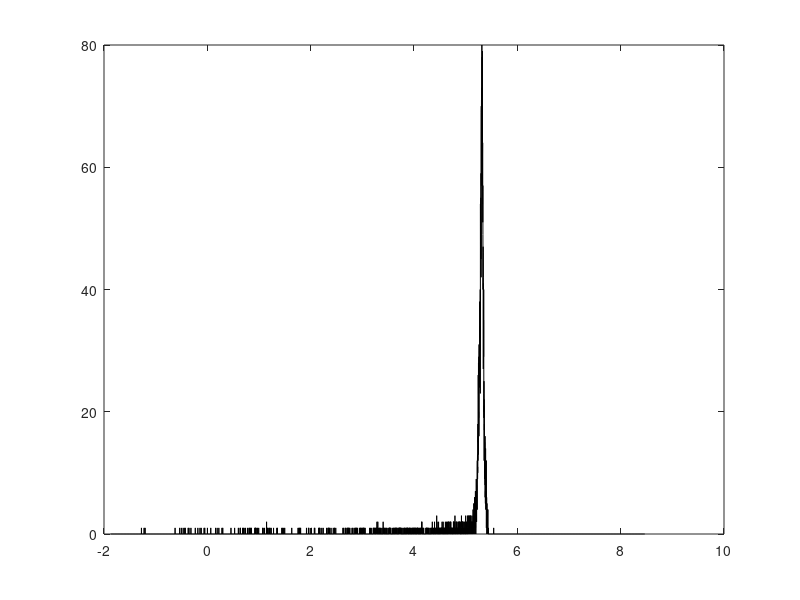

MATLAB code to generate this figure: (Note: this script raises an error after producing the figure.)
format shortg

data1=importdata('0_5fine100xcourse6Torr.dat');
data2=importdata('0_5fine100xcourse8Torr.dat');
data3=importdata('0_5fine100xcourse12Torr.dat');
data4=importdata('0_5fine100xcourse25Torr.dat');
data5=importdata('0_5fine100xcourse46Torr.dat');
data6=importdata('0_5fine100xcourse102Torr.dat');
data7=importdata('0_5fine100xcourse149Torr.dat');
data8=importdata('0_5fine100xcourse199Torr.dat');
data9=importdata('0_5fine100xcourse299Torr.dat');
data10=importdata('0_5fine100xcourse348Torr.dat');
data11=importdata('0_5fine100xcourse405Torr.dat');
data12=importdata('0_5fine100xcourse449Torr.dat');

counts_data=[data1(:,2) data2(:,2) data3(:,2) data4(:,2) data5(:,2) data6(:,2) data7(:,2) data8(:,2) data9(:,2) data10(:,2) data11(:,2) data12(:,2)];

channel=data1(:,1);
p1 =    0.001262  ; %calibration parameters
p2 =      -1.871  ;
energy=p1*channel+p2;

subtract1=data1(:,2);
subtract11=data11(:,2);

for i=1:11
    channel=data1(:,1);
    counts=counts_data(:,i);
    plot(energy,counts,'k')
    hold on
    f = fit(channel,counts,'gauss1');
    lowerbound=max(round(f.b1-5*f.c1),1);
    upperbound=round(f.b1+5*f.c1);
    channel=channel(lowerbound:upperbound);
    counts=counts(lowerbound:upperbound);
    if i<6
        subtract_counts=subtract11(lowerbound:upperbound);
    else
        subtract_counts=subtract1(lowerbound:upperbound);
    end
    int_counts(i)=sum(counts)-sum(subtract_counts);
    [f gof] = fit(channel,counts,'gauss1');
    peakloc(i)=f.b1;
    peakloc_err(i)=f.c1/sqrt(2);
    adjrsq(i)=gof.adjrsquare;
end

pressure=[6 8 12 25 46 102 149 199 299 348 405];

plot(pressure,int_counts,'ko')


output=[peakloc' peakloc_err' pressure' adjrsq']

%%%%%%%%%% plot and fit energy vs. pressure %%%%%%%
p1 =    0.001262  ;
p1_err=max(p1-0.001193, 0.00133-p1);
p2 =      -1.871  ;
p2_err=max(p2-(-2.27), -1.473-p2);

for i=1:11
    channel=output(i,1);
    channel_err=output(i,2);
    energy(i)=p1*channel+p2;
    energy_err(i)=sqrt((p1*channel_err)^2+(channel*p1_err)^2+(p2_err)^2);
    weights(i)=1/energy_err(i)^2;
end
% ploterr(pressure,energy,[],energy_err,'ko')
% hold on


% f=fit(pressure',energy','poly2','Weights',weights)
% 
% %%%%%%%% find dE/dP %%%%%%
% p1=f.p1;
% p1_err=max(p1-(-1.705e-05), -1.111e-05-p1);
% p2=f.p2;
% p2_err=max(p2-(-0.007714), -0.005093-p2);

% for i=1:12
%     dEdP(i)=2*p1*pressure(i)+p2;
%     dEdP_err(i)=sqrt((2*pressure(i)*p1_err)^2+(p2_err)^2);
% end
% 
% ploterr(pressure,-dEdP,[],dEdP_err,'k.')
% %%%%%%%% find -dE/dx %%%%%%%%
%%%%%%%% assume r=5.5cm %%%%%%%
r=5.5;
% 
% for i=1:12
%     neg_dEdx(i)=dEdP(i)*2*pressure(i)/r;
%     neg_dEdx_err(i)=dEdP_err(i)*2*pressure(i)/r;
% end
% plot(energy,neg_dEdx,'ko')

%%%%%% above failed...try range instead, remember to RESET constant c NOT to zero %%%%%%
fun = @(E,P,c) - c*E./(P.*log((10^5)*E));

    %%%% input is MeV and Torr %%
    %% convert to SI units so output is m!! %%
MeV2J=1.6e-13;
Torr2Pa=133;
c=7.01513e46;
for i=1:11
    range(i) = integral(@(x)fun(x,pressure(i)*Torr2Pa,c),5.486*MeV2J,energy(i)*MeV2J);
    upperbound = integral(@(x)fun(x,pressure(i)*Torr2Pa,c),5.486*MeV2J,(energy(i)+energy_err(i))*MeV2J);
    lowerbound = integral(@(x)fun(x,pressure(i)*Torr2Pa,c),5.486*MeV2J,(energy(i)-energy_err(i))*MeV2J);
    range_err(i)=max(abs(upperbound-range(i)),abs(range(i)-lowerbound));
end

% MeV2J=1;
% Torr2Pa=1;
% c=1;
% for i=1:12
%     range(i) = integral(@(x)fun(x,pressure(i)*Torr2Pa,c),5.486*MeV2J,energy(i)*MeV2J);
%     upperbound = integral(@(x)fun(x,pressure(i)*Torr2Pa,c),5.486*MeV2J,(energy(i)+energy_err(i))*MeV2J);
%     lowerbound = integral(@(x)fun(x,pressure(i)*Torr2Pa,c),5.486*MeV2J,(energy(i)-energy_err(i))*MeV2J);
%     range_err(i)=max(upperbound,lowerbound);
% end

ploterr(pressure,range,[],range_err,'ko')

